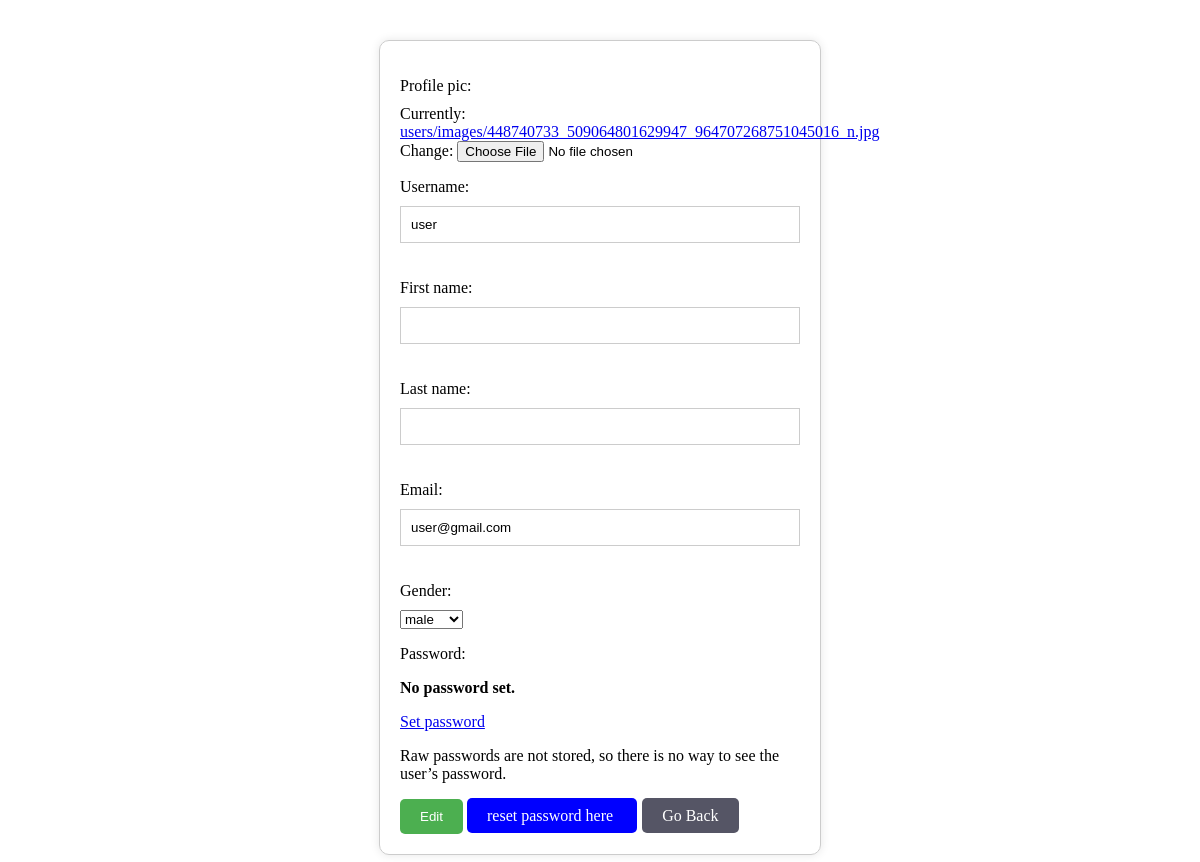
Page /users/edit_profile (signed in) on the committed database.
### users/models.py (models this page shows, shortened)
class CustomUsers(AbstractBaseUser, PermissionsMixin):
    profile_pic = models.ImageField(upload_to='users/images') #for profile
    username_validator = UnicodeUsernameValidator()
    username = models.CharField(
        unique=True,
        validators=[username_validator,],
        max_length=59
    )
    email = models.EmailField(max_length=180)
    first_name = models.CharField(max_length=59, blank=True)
    last_name = models.CharField(max_length=59, blank=True)
    choices = (
        ('Male', 'male'),
        ('Female', 'female')
    )
    gender = models.CharField(max_length=10, choices=choices)
    is_staff = models.BooleanField(default=False)
    is_active = models.BooleanField(default=True)
    date_joined = models.DateTimeField(auto_now_add=True)
    objects = CustomUserManager()
    USERNAME_FIELD = 'username'
    REQUIRED_FIELDS = ['email']

### users/views.py (the view, shortened to what this page needs)
# urls.py: path('edit_profile', edit_profile, name="edit_profile"),
def edit_profile(request):
    form = CustomUserChangeForm(instance = request.user)
    return render(request, 'users/edit_profile.html', {'form':form})

### users/forms.py
class CustomUserChangeForm(forms.UserChangeForm):
    class Meta:
        model = CustomUsers
        fields = (
            'profile_pic',
            'username',
            'first_name',
            'last_name',
            'email',
            'gender'
        )

### templates/users/edit_profile.html (shortened to what this page needs)
{% load static %}
<html lang="en">
<head>
    <link rel="stylesheet" href="{% static 'users/css/edit_profile.css' %}">
</head>
<body>
    <form class="form" action="" method="post" enctype="multipart/form-data">
        {{ form.as_p }}
        <button type="submit" >Edit</button>
         <a class="reset" href="#">
            reset password here
         </a>
         <a class="goback" href="{% url 'users:profile' %}">Go Back</a>
    </form>
</body>
</html>

### static/users/css/edit_profile.css (style rules this page uses)
form { max-width: 400px; margin: 40px auto; padding: 20px; border: 1px solid #ccc; border-radius: 10px; box-shadow: 0 0 10px rgba(0, 0, 0, 0.1); }
label { display: block; margin-bottom: 10px; }
input[type="text"], input[type="email"] { width: 100%; padding: 10px; margin-bottom: 20px; border: 1px solid #ccc; }
button[type="submit"] { background-color: #4CAF50; color: #fff; padding: 10px 20px; border: none; border-radius: 5px; cursor: pointer; }
.reset { background-color: #4CAF50; color: #fff; padding: 10px 20px; border: none; border-radius: 5px; cursor: pointer; }
.reset { text-decoration:none;padding:9px 20px; border-radius:5px;background-color: blue;color:white; }
.goback { text-decoration:none;padding:9px 20px; border-radius:5px;background-color: rgb(85, 85, 101);color:white; margin-left: 5px; }

### rows in the picture
CustomUsers: username "user", email "user@gmail.com", gender "male"
